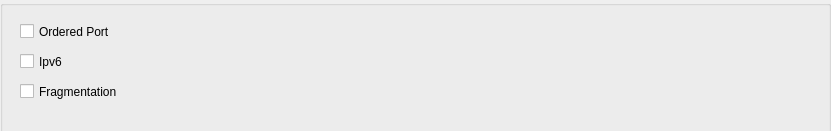
       <widget class="QWidget" name="page" >
        <property name="geometry" >
         <rect>
          <x>0</x>
          <y>0</y>
          <width>831</width>
          <height>131</height>
         </rect>
        </property>
        <widget class="QGroupBox" name="groupBox_3" >
         <property name="geometry" >
          <rect>
           <x>0</x>
           <y>0</y>
           <width>831</width>
           <height>141</height>
          </rect>
         </property>
         <property name="title" >
          <string/>
         </property>
         <widget class="QCheckBox" name="checkFrag" >
          <property name="geometry" >
           <rect>
            <x>20</x>
            <y>80</y>
            <width>191</width>
            <height>23</height>
           </rect>
          </property>
          <property name="text" >
           <string>Fragmentation</string>
          </property>
         </widget>
         <widget class="QCheckBox" name="checkIpv6" >
          <property name="geometry" >
           <rect>
            <x>20</x>
            <y>50</y>
            <width>191</width>
            <height>23</height>
           </rect>
          </property>
          <property name="text" >
           <string>Ipv6</string>
          </property>
         </widget>
         <widget class="QCheckBox" name="checkOrdered" >
          <property name="geometry" >
           <rect>
            <x>20</x>
            <y>20</y>
            <width>161</width>
            <height>23</height>
           </rect>
          </property>
          <property name="text" >
           <string>Ordered Port</string>
          </property>
         </widget>
        </widget>
       </widget>
